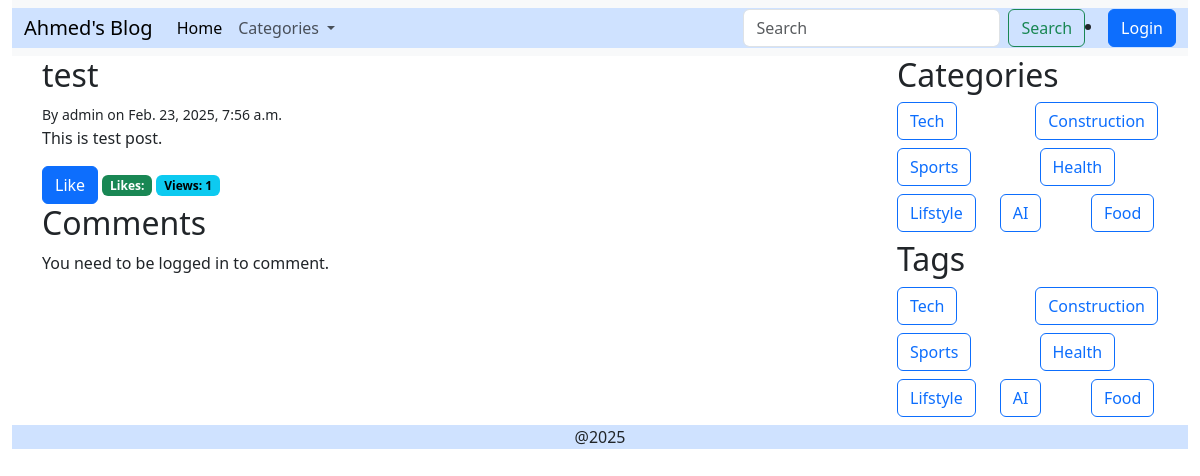
The app's page /post/4/ with its own data.
### Blogs/models.py (models this page shows, shortened)
class posts(models.Model):
    title = models.CharField(max_length=100)
    content = models.TextField()
    author = models.ForeignKey(User, on_delete=models.CASCADE)
    category = models.ForeignKey(categories, on_delete=models.SET_NULL, blank=True, null=True)
    tag = models.ManyToManyField(tags, blank=True)
    created_at = models.DateTimeField(auto_now_add=True)
    updated_at = models.DateTimeField(auto_now=True)
    view_count = models.PositiveBigIntegerField(default=0)
    liked_users = models.ManyToManyField(User, related_name='liked_posts')

class categories(models.Model):
    name = models.CharField(max_length=20, unique=True)

class tags(models.Model):
    name = models.CharField(max_length=20, unique=True)

### Blogs/views.py (the view, shortened to what this page needs)
# urls.py: path("post/<int:id>/", views.post_detail, name='post_detail'),
def post_detail(request, id):
    post = get_object_or_404(posts, id=id)
    tag = tags.objects.all()
    category = categories.objects.all()
    comment_Form = CommentForm()
    if post.liked_users.filter(id=request.user.id):
        is_liked = True
    else:
        is_liked = False
    like_count = post.liked_users.count()
    comment = post.comments_set.all()
    context = {'post': post, 'category': category, 'tag': tag, 'comment': comment, 'comment_form': comment_Form, 'is_liked': is_liked, 'like_count': like_count}
    post.view_count += 1
    post.save()
    return render(request, 'blog/post_detail.html', context)

### Blogs/forms.py
class CommentForm(forms.ModelForm):
    class Meta:
        model = comments
        fields = ['content']

### templates/blog/post_detail.html (shortened to what this page needs)
{% extends "blog/base.html" %}
{% block content %}
<div class="list-group-item">
    <h2>{{ post.title }}</h2>
    <small> By {{ post.author }} on {{ post.created_at }}</small>
    <p>{{ post.content }}</p>
    {% if is_liked %}
    <a type="button" class="btn btn-primary" href="{% url 'like_post' post.id %}">
        Liked </a>
    {% else %}
    <a type="button" class="btn btn-primary" href="{% url 'like_post' post.id %}">
        Like </a>
    {% endif %}
    <span class="badge text-bg-success">Likes: {{ post.like_count }}</span>
    <span class="badge text-bg-info">Views: {{ post.view_count }}</span>
</div>
<h2>Comments</h2>
{% if user.is_authenticated %}
<form method="post">
    {% csrf_token %}
    {{ comment_form.as_p }}
    <button class="btn btn-primary" type="submit">Add Comment</button>
</form>
{% else %}
    <p>You need to be logged in to comment.</p>
{% endif %}
<br>
{% endblock %}

### templates/blog/base.html (shortened to what this page needs)
<!DOCTYPE html>
<html>
    <head>
        <link rel="stylesheet" href="https://cdn.jsdelivr.net/npm/bootstrap@5.3.3/dist/css/bootstrap.min.css">
        <link rel="stylesheet" href="https://cdn.jsdelivr.net/npm/bootstrap-icons@1.7.2/font/bootstrap-icons.css">
    </head>
    <body>
        <div class="container-fluid">
            <nav class="navbar navbar-expand-lg bg-body-tertiary">
                <div class="container-fluid bg-primary-subtle">
                  <a class="navbar-brand" href="{% url 'posts_list' %}">Ahmed's Blog</a>
                  <div class="collapse navbar-collapse" id="navbarSupportedContent">
                    <ul class="navbar-nav me-auto mb-2 mb-lg-0">
                      <li class="nav-item">
                        <a class="nav-link active" aria-current="page" href="{% url 'posts_list' %}">Home</a>
                      </li>
                      <li class="nav-item dropdown">
                        <a class="nav-link dropdown-toggle" href="#" role="button" data-bs-toggle="dropdown" aria-expanded="false">
                          Categories
                        </a>
                      </li>
                    </ul>
                    <form class="d-flex" role="search">
                      <input class="form-control me-2" type="search" placeholder="Search" aria-label="Search">
                      <button class="btn btn-outline-success" type="submit">Search</button>
                    </form>
                    {% if user.is_authenticated %}
                      <div class="dropdown">
                        <a class="btn btn-secondary dropdown-toggle" href="#" role="button" data-bs-toggle="dropdown" aria-expanded="false">
                          Welcome, {{ user.username }}
                        </a>
                        <ul class="dropdown-menu">
                          <li>
                            <form method="post" action="{% url 'logout' %}">
                              {% csrf_token %}
                              <button type="submit" class="dropdown-item">Logout</button>
                            </form>
                          </li>
                        </ul>
                      </div>
                    {% else %}
                      <li class="nav-item">
                        <a class="btn btn-primary" href="{% url 'login' %}" onclick="openLoginModal(); return false;">Login</a>
                      </li>
                    {% endif %}
                  </div>
                </div>
              </nav>
        <div class="container">
            <div class="row">
                <div class="blog-card col-md-9">
                    {% block content %}
                    {% endblock %}
                </div>
                <div class="blog-card col-md-3">
                    <div class="row">
                        <h2>Categories</h2>
                        {% for category in category %}
                        <div class="col mb-2">
                        <a href="{% url 'posts_list' %}?category={{category.name}}" class="btn btn-outline-primary">{{ category.name }}</a>
                        </div>
                        {% endfor %}
                    </div>
                    <div class="row">
                        <h2>Tags</h2>
                        {% for tag in tag %}
                        <div class="col mb-2">
                        <a href="{% url 'posts_list' %}?tag={{tag.name}}" class="btn btn-outline-primary">{{ tag.name }}</a>
                        </div>
                        {% endfor %}
                    </div>
                </div>
            </div>
        </div>
            <footer class="footer bg-primary-subtle text-center"><p>@2025</p></footer>
        </div>
    </body>
</html>

### records on screen
posts: title "test", author "admin", created_at "Feb. 23, 2025, 7:56 a.m.", content "This is test post.", view_count "1"
categories: name "Tech"
categories: name "Construction"
categories: name "Sports"
categories: name "Health"
categories: name "Lifstyle"
categories: name "AI"
categories: name "Food"
tags: name "Tech"
tags: name "Construction"
tags: name "Sports"
tags: name "Health"
tags: name "Lifstyle"
tags: name "AI"
tags: name "Food"
